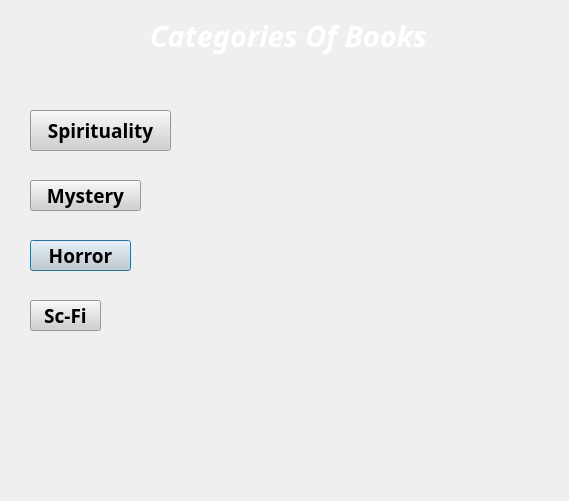
<?xml version="1.0" encoding="UTF-8"?>
<ui version="4.0">
 <class>home</class>
 <widget class="QDialog" name="home">
  <property name="geometry">
   <rect>
    <x>0</x>
    <y>0</y>
    <width>569</width>
    <height>501</height>
   </rect>
  </property>
  <property name="windowTitle">
   <string>Dialog</string>
  </property>
  <widget class="QLabel" name="label">
   <property name="geometry">
    <rect>
     <x>-10</x>
     <y>0</y>
     <width>581</width>
     <height>531</height>
    </rect>
   </property>
   <property name="font">
    <font>
     <family>Arial Black</family>
     <pointsize>8</pointsize>
     <weight>50</weight>
     <bold>false</bold>
     <underline>false</underline>
     <kerning>true</kerning>
    </font>
   </property>
   <property name="text">
    <string/>
   </property>
   <property name="pixmap">
    <pixmap>image/fly.jpg</pixmap>
   </property>
   <property name="scaledContents">
    <bool>true</bool>
   </property>
  </widget>
  <widget class="QLabel" name="label_2">
   <property name="geometry">
    <rect>
     <x>150</x>
     <y>10</y>
     <width>301</width>
     <height>51</height>
    </rect>
   </property>
   <property name="font">
    <font>
     <family>Lucida Sans</family>
     <pointsize>22</pointsize>
     <weight>75</weight>
     <italic>true</italic>
     <bold>true</bold>
     <underline>false</underline>
     <strikeout>false</strikeout>
     <kerning>true</kerning>
    </font>
   </property>
   <property name="styleSheet">
    <string notr="true">
color: rgb(255, 255, 255);

</string>
   </property>
   <property name="text">
    <string>Categories Of Books</string>
   </property>
  </widget>
  <widget class="QPushButton" name="horror_btn">
   <property name="geometry">
    <rect>
     <x>30</x>
     <y>240</y>
     <width>101</width>
     <height>31</height>
    </rect>
   </property>
   <property name="font">
    <font>
     <family>Arial Black</family>
     <pointsize>14</pointsize>
     <weight>75</weight>
     <bold>true</bold>
     <kerning>true</kerning>
    </font>
   </property>
   <property name="styleSheet">
    <string notr="true">background-color: rgb(208, 208, 208);
font-size: 14pt;

</string>
   </property>
   <property name="text">
    <string>Horror</string>
   </property>
  </widget>
  <widget class="QPushButton" name="mystery_btn">
   <property name="geometry">
    <rect>
     <x>30</x>
     <y>180</y>
     <width>111</width>
     <height>31</height>
    </rect>
   </property>
   <property name="font">
    <font>
     <family>Arial Black</family>
     <pointsize>14</pointsize>
     <weight>75</weight>
     <bold>true</bold>
    </font>
   </property>
   <property name="styleSheet">
    <string notr="true">background-color: rgb(208, 208, 208);
font-size: 14pt;
</string>
   </property>
   <property name="text">
    <string>Mystery</string>
   </property>
  </widget>
  <widget class="QPushButton" name="spiri_btn">
   <property name="geometry">
    <rect>
     <x>30</x>
     <y>110</y>
     <width>141</width>
     <height>41</height>
    </rect>
   </property>
   <property name="font">
    <font>
     <family>Arial Black</family>
     <pointsize>14</pointsize>
     <weight>75</weight>
     <bold>true</bold>
    </font>
   </property>
   <property name="styleSheet">
    <string notr="true">background-color: rgb(208, 208, 208);
font-size: 14pt;

</string>
   </property>
   <property name="text">
    <string>Spirituality</string>
   </property>
  </widget>
  <widget class="QPushButton" name="scifi_btn">
   <property name="geometry">
    <rect>
     <x>30</x>
     <y>300</y>
     <width>71</width>
     <height>31</height>
    </rect>
   </property>
   <property name="font">
    <font>
     <family>Arial Black</family>
     <pointsize>14</pointsize>
     <weight>75</weight>
     <bold>true</bold>
    </font>
   </property>
   <property name="styleSheet">
    <string notr="true">background-color: rgb(208, 208, 208);
font-size: 14pt;
</string>
   </property>
   <property name="text">
    <string>Sc-Fi</string>
   </property>
  </widget>
 </widget>
 <resources/>
 <connections/>
</ui>
